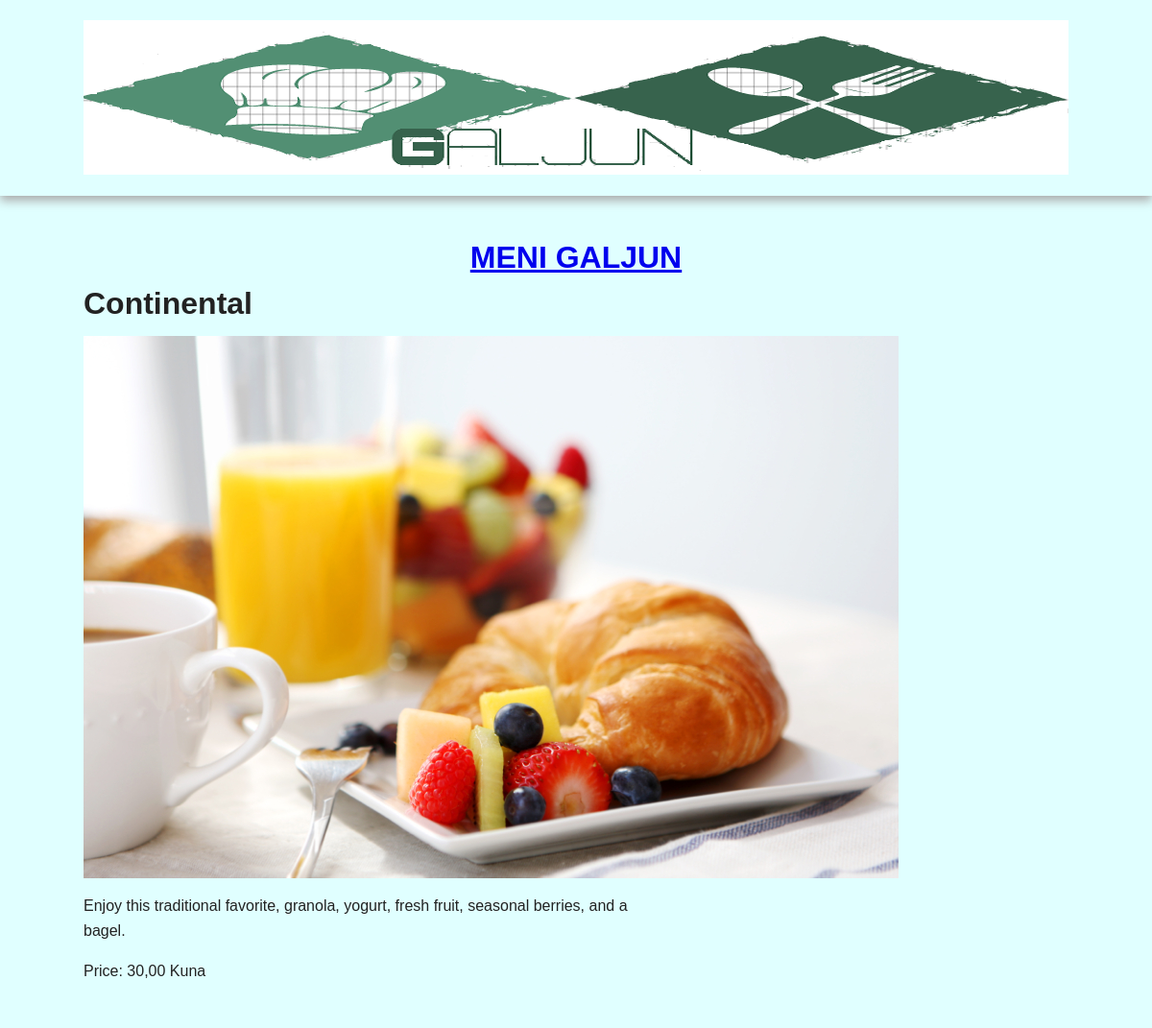
/jelo.php?id=1&lan=en, run on the app's committed database.
### tables this page shows
CREATE TABLE IF NOT EXISTS `mealdescription` (
  `IDmeal` int(11) NOT NULL AUTO_INCREMENT,
  `mealName` varchar(32) NOT NULL,
  `mealPrice` varchar(32) NOT NULL,
  `mealDescr` text NOT NULL,
  `slika` varchar(16) NOT NULL,
  PRIMARY KEY (`IDmeal`)
);

### jelo.php (the view, shortened to what this page needs)
<!doctype html>
 <html class="no-js" lang="">
    <head>
        <link rel="stylesheet" href="css/normalize.min.css">
        <link rel="stylesheet" href="css/main.css">
    </head>
    <body>
        <div class="header-container">
            <header class="wrapper clearfix">
				<h1 class="logo"><img src="img/logo.PNG"></h1>
            </header>
        </div>
        <div class="main-container">
            <div class="main wrapper clearfix">
                <article>
                    <header class="jezik">
						<center><?php
						if (isset($_GET['lan'])) {
							$lang = $_GET['lan'];
							}
							else{$lang = "en";}
							$link = "index.php?lan=$lang";
							echo "<a href='".$link."'><h1>MENI GALJUN</h1></a>"; ?></center>
                    </header>
					<section>
						<?php
							$id = $_GET['id'];
							$lang = $_GET['lan'];
							$con=mysqli_connect('localhost','root','root','galjun') or die('Error connecting to MySQL server.');
							if(isset($lang) && $lang == "hr"){
							$upit="SELECT * FROM opisjela";
							}
							else{
							$upit="SELECT * FROM mealdescription";
							}
							$result = mysqli_query($con, $upit);
							while($row = mysqli_fetch_array($result)) {
							if(($row['IDmeal']==$id)){
							$cijena=$row['mealPrice'];
							$jelo=$row['mealName'];
							$opis=$row['mealDescr'];
							$slika=$row['slika'];
								}
							}
							echo "<h1>$jelo</h1>";
							echo "<img src='$slika'>";
							echo "<p>$opis</p>";
							echo "<p>$cijena</p>";
				?>
					</section>
                </article>
            </div>
        </div>
    </body>
</html>

### css/main.css (style rules this page uses)
html { color: #222; font-size: 1em; line-height: 1.4; }
audio, canvas, iframe, img, svg, video { vertical-align: middle; }
body { font: 16px/26px Helvetica, Helvetica Neue, Arial; background-color: #e0ffff; }
.wrapper { width: 90%; margin: 0 5%; }
.header-container { border-bottom: 20px; }
.main { padding: 30px 0; }
.main article h1 { font-size: 2em; }
@media only screen and (min-width: 768px) { .header-container, .main aside { -webkit-box-shadow: 0 5px 10px #aaa; -moz-box-shadow: 0 5px 10px #aaa; box-shadow: 0 5px 10px #aaa; } }
@media only screen and (min-width: 768px) { .main article { float: left; width: 57%; } }
@media only screen and (min-width: 1140px) { .wrapper { width: 1026px; margin: 0 auto; } }
.clearfix:before, .clearfix:after { content: " "; display: table; }
.clearfix:after { clear: both; }
.clearfix { *zoom: 1; }
.jezik { width: 1026px; }
.jezik h1 { float: center; }

### data on the page
mealdescription: mealName "Continental", slika (picture), mealDescr "Enjoy this traditional favorite, granola, yogurt, fresh fruit, seasonal berries, and a bagel.", mealPrice "Price: 30,00 Kuna"
